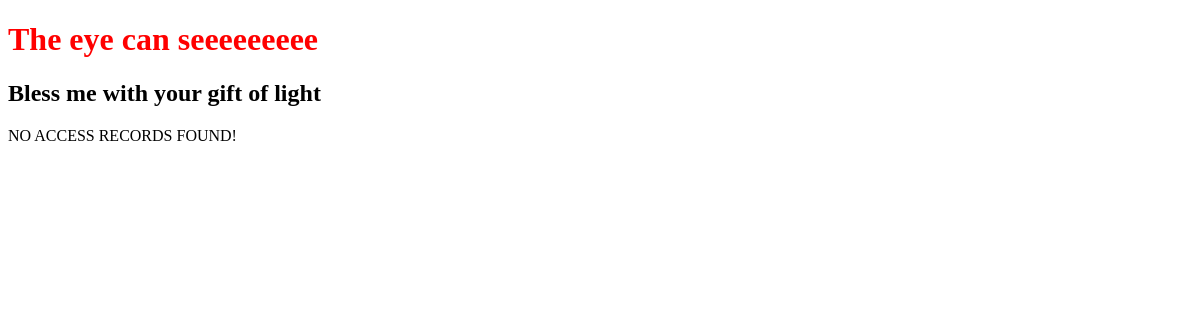
Before: /index/ with the older database file.
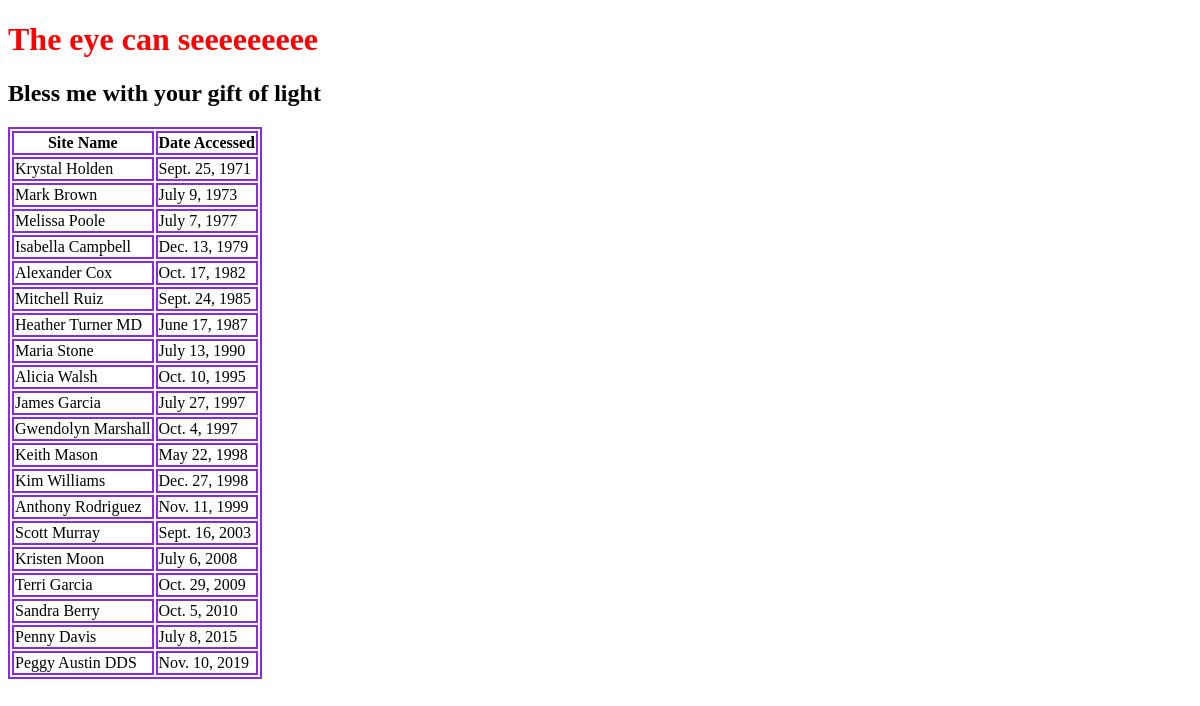
After: the same page with the newer database file.
### tstApp/models.py (models this page shows, shortened)
class AccessRecord(models.Model):
    name = models.ForeignKey(Webpage, on_delete=models.CASCADE)
    date = models.DateField()

class Webpage(models.Model):
    topic = models.ForeignKey(Topic, on_delete=models.CASCADE)
    name = models.CharField(max_length=264, unique=True)
    url = models.URLField(unique=True)
    def __str__(self):
        return self.name

### tstApp/views.py (the view)
# urls.py: path('', views.index, name='index'),
def index(request):
    webpages_list = AccessRecord.objects.order_by('date')
    date_dict = {'access_records': webpages_list}
    return render(request, 'tstApp/index.html', context=date_dict)

### templates/tstApp/index.html (shortened to what this page needs)
<!DOCTYPE html>
{% load static %}
<html lang="en">
<head>
    <link rel="stylesheet" href="{% static 'tstApp/styles.css' %}"/>
</head>
<body>
<h1>The eye can seeeeeeeee</h1>
<h2>Bless me with your gift of light</h2>
<div class="djangotwo">
    {% if access_records %}
    <table>
        <thead>
        <th>Site Name</th>
        <th>Date Accessed</th>
        </thead>
        {% for acc in access_records %}
            <tr>
                <td> {{ acc.name }}</td>
                <td> {{ acc.date }}</td>
            </tr>
        {% endfor %}
    </table>
    {% else %}
        <p>NO ACCESS RECORDS FOUND!</p>
    {% endif %}
</div>
</body>
</html>

### static/tstApp/styles.css (style rules this page uses)
h1 { color: red; }
table, th, td { border: 2px solid blueviolet; }

Changed rows visible on the page:
added AccessRecord: name "Krystal Holden", date "Sept. 25, 1971"
added AccessRecord: name "Mark Brown", date "July 9, 1973"
added AccessRecord: name "Melissa Poole", date "July 7, 1977"
added AccessRecord: name "Isabella Campbell", date "Dec. 13, 1979"
added AccessRecord: name "Alexander Cox", date "Oct. 17, 1982"
added AccessRecord: name "Mitchell Ruiz", date "Sept. 24, 1985"
added AccessRecord: name "Heather Turner MD", date "June 17, 1987"
added AccessRecord: name "Maria Stone", date "July 13, 1990"
added AccessRecord: name "Alicia Walsh", date "Oct. 10, 1995"
added AccessRecord: name "James Garcia", date "July 27, 1997"
added AccessRecord: name "Gwendolyn Marshall", date "Oct. 4, 1997"
added AccessRecord: name "Keith Mason", date "May 22, 1998"
added AccessRecord: name "Kim Williams", date "Dec. 27, 1998"
added AccessRecord: name "Anthony Rodriguez", date "Nov. 11, 1999"
added AccessRecord: name "Scott Murray", date "Sept. 16, 2003"
added AccessRecord: name "Kristen Moon", date "July 6, 2008"
added AccessRecord: name "Terri Garcia", date "Oct. 29, 2009"
added AccessRecord: name "Sandra Berry", date "Oct. 5, 2010"
added AccessRecord: name "Penny Davis", date "July 8, 2015"
added AccessRecord: name "Peggy Austin DDS", date "Nov. 10, 2019"
Other visible differences:
text no longer shown: "NO ACCESS RECORDS FOUND!"
text now shown: "Site Name Date Accessed"
